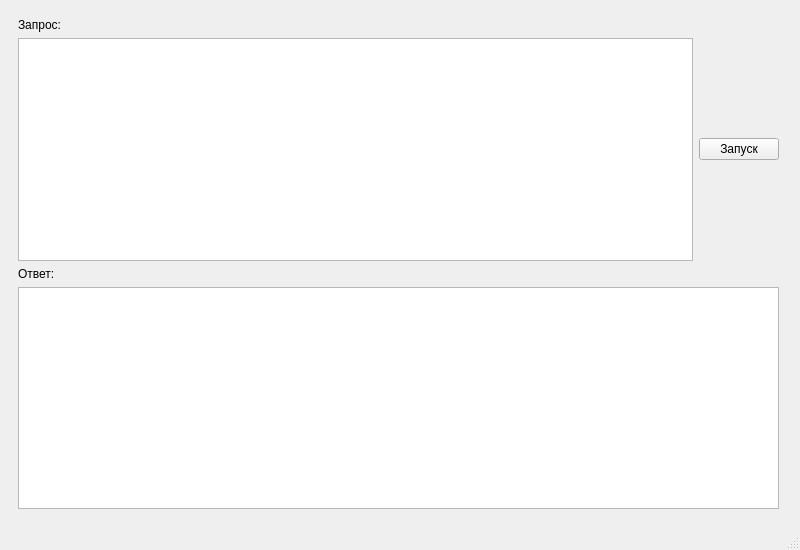
<?xml version="1.0" encoding="UTF-8"?>
<ui version="4.0">
 <class>MainWindow</class>
 <widget class="QMainWindow" name="MainWindow">
  <property name="geometry">
   <rect>
    <x>0</x>
    <y>0</y>
    <width>800</width>
    <height>550</height>
   </rect>
  </property>
  <property name="windowTitle">
   <string>БД Кофе</string>
  </property>
  <widget class="QWidget" name="centralwidget">
   <layout class="QVBoxLayout" name="verticalLayout">
    <item>
     <widget class="QWidget" name="widget" native="true">
      <widget class="QWidget" name="verticalLayoutWidget">
       <property name="geometry">
        <rect>
         <x>9</x>
         <y>9</y>
         <width>761</width>
         <height>491</height>
        </rect>
       </property>
       <layout class="QVBoxLayout" name="verticalLayout_2">
        <item>
         <widget class="QLabel" name="label">
          <property name="text">
           <string>Запрос:</string>
          </property>
         </widget>
        </item>
        <item>
         <layout class="QHBoxLayout" name="horizontalLayout">
          <item>
           <widget class="QTextEdit" name="textEdit"/>
          </item>
          <item>
           <widget class="QPushButton" name="pushButton">
            <property name="text">
             <string>Запуск</string>
            </property>
           </widget>
          </item>
         </layout>
        </item>
        <item>
         <widget class="QLabel" name="label_2">
          <property name="text">
           <string>Ответ:</string>
          </property>
         </widget>
        </item>
        <item>
         <widget class="QTableWidget" name="tableWidget"/>
        </item>
       </layout>
      </widget>
     </widget>
    </item>
   </layout>
  </widget>
  <widget class="QStatusBar" name="statusbar"/>
 </widget>
 <resources/>
 <connections/>
</ui>
